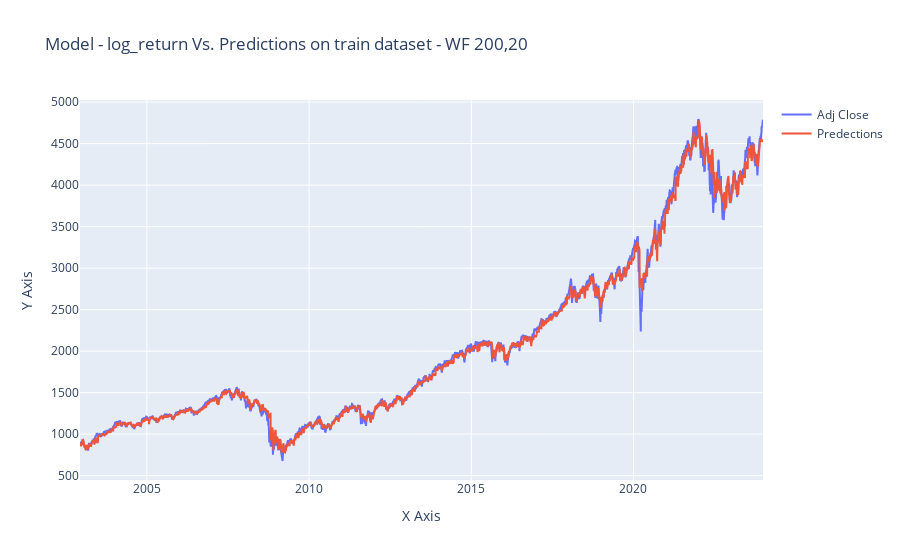

This figure's notebook cell:
### Code cell
# Assuming df is your DataFrame containing the data
# Replace 'feature1' and 'feature2' with the names of the features you want to plot
feature1 = 'Adj Close'
feature2 = 'Predections'

# Create line plot
fig = go.Figure(data=go.Scatter(
    x=sp500_d_includes_results.index,  # Assuming the index represents x-axis values
    y=sp500_d_includes_results[feature1],
    mode='lines',
    name=feature1
))

# Add another line plot for the second feature
fig.add_trace(go.Scatter(
    x=sp500_d_includes_results.index,  # Assuming the index represents x-axis values
    y=sp500_d_includes_results[feature2],
    mode='lines',
    name=feature2
))

# Customize layout
fig.update_layout(
    title='Model - log_return Vs. Predictions on train dataset - WF 200,20',
    xaxis=dict(title='X Axis'),  # Customize x-axis label
    yaxis=dict(title='Y Axis'),  # Customize y-axis label
    hovermode='closest'
)

# Show plot
fig.show()

### Figure 1 — Plotly figure (JSON) as saved in the notebook; plotly's stock layout.template omitted (floating-point values rounded to 4 significant figures; data arrays with more than 128 entries replaced by an {"elided": "..."} marker saying what was removed)
{"data": [{"mode": "lines", "name": "Adj Close", "type": "scatter", "x": {"elided": "5300 str values"}, "y": {"elided": "5300 float values"}}, {"mode": "lines", "name": "Predections", "type": "scatter", "x": {"elided": "5300 str values"}, "y": {"elided": "5300 float values"}}], "layout": {"hovermode": "closest", "title": {"text": "Model - log_return Vs. Predictions on train dataset - WF 200,20"}, "xaxis": {"title": {"text": "X Axis"}}, "yaxis": {"title": {"text": "Y Axis"}}}}
